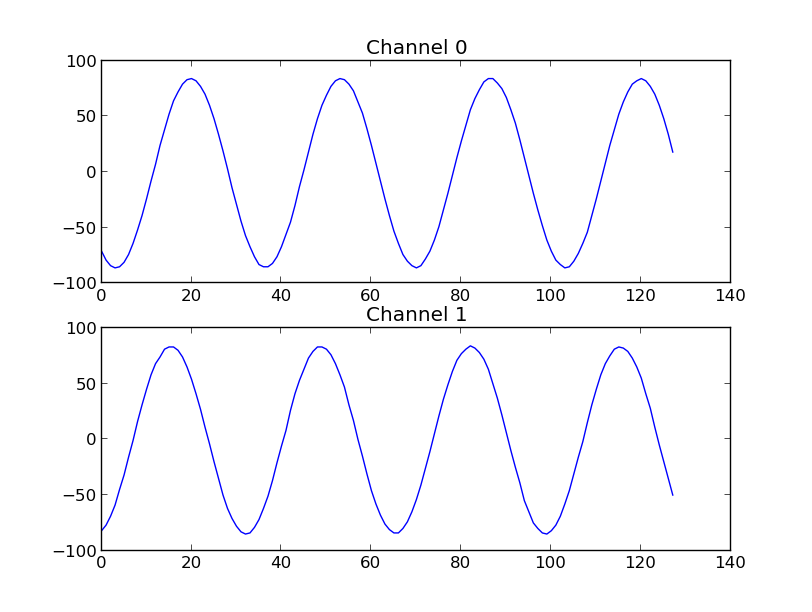

Write Python code to recreate this figure.
import corr
import iadc
import time
import struct
import pylab

SNAPHOST = 'rpi3-2'
BOFFILE = 'extadc_snap_spec_2017-03-07_1741.bof'

print 'Connecting to', SNAPHOST
r = corr.katcp_wrapper.FpgaClient(SNAPHOST)
time.sleep(0.05)

print 'Programming with', BOFFILE
r.progdev(BOFFILE)

adc = iadc.Iadc(r)

# set up for dual-channel (non-interleaved) mode
adc.set_dual_input()

print 'Board clock is', r.est_brd_clk()

adc.set_data_mode()

xraw = r.snapshot_get('snapshot_ADC0', man_trig=True, man_valid=True)
x = struct.unpack('%db' % xraw['length'], xraw['data'])
yraw = r.snapshot_get('snapshot_ADC1', man_trig=True, man_valid=True)
y = struct.unpack('%db' % yraw['length'], yraw['data'])

pylab.figure()
pylab.subplot(2,1,1)
pylab.title('Channel 0')
pylab.plot(x[0:128])
pylab.subplot(2,1,2)
pylab.title('Channel 1')
pylab.plot(y[0:128])
pylab.show()
